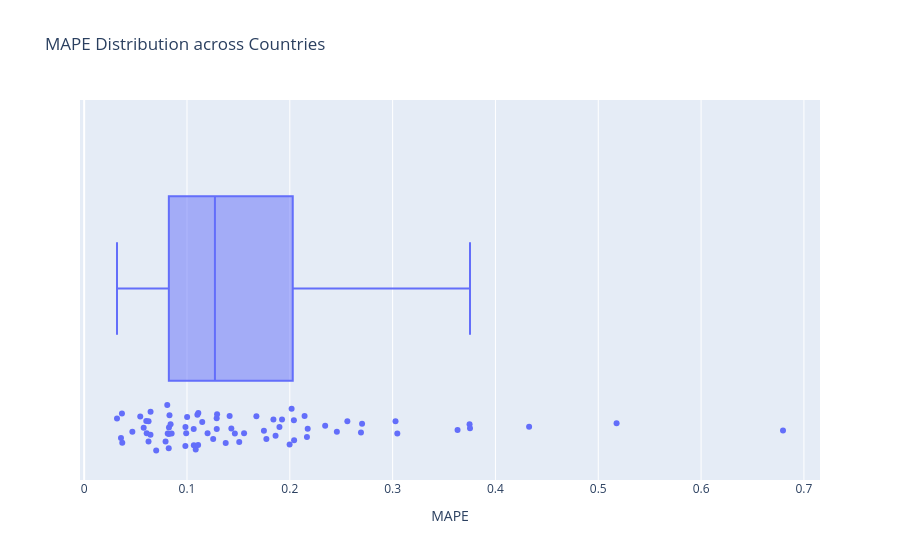

Here is the notebook cell this chart was saved with:
### Markdown cell above
Visualise the different MAPEs in a boxplot

### Code cell
fig = px.box(mape_per_country_df, x='MAPE', title='MAPE Distribution across Countries', points='all', hover_data=['COUNTRYOFRESIDENCE'])
fig.show()

### Figure 1 — Plotly figure (JSON) as saved in the notebook; plotly's stock layout.template omitted (floating-point values rounded to 4 significant figures)
{"data": [{"alignmentgroup": "True", "boxpoints": "all", "customdata": [["Argentina"], ["Australia"], ["Austria"], ["Bahrain"], ["Belarus"], ["Belgium"], ["Brazil"], ["Bulgaria"], ["Canada"], ["Chile"], ["China"], ["Croatia"], ["Cyprus"], ["Czechia"], ["Denmark"], ["Egypt"], ["Estonia"], ["Finland"], ["France"], ["Germany"], ["Greece"], ["Hong Kong"], ["Hungary"], ["Iceland"], ["India"], ["Indonesia"], ["Irland"], ["Israel"], ["Italy"], ["Japan"], ["Kuwait"], ["Latvia"], ["Liechtenstein"], ["Lithuania"], ["Luxembourg"], ["Malaysia"], ["Malta"], ["Mexico"], ["Netherlands"], ["New Zealand, Oceania"], ["Norway"], ["Oman"], ["Other African countries"], ["Other Central American countries"], ["Other European countries"], ["Other North African countries"], ["Other South American countries"], ["Other South-East Asian countries"], ["Other West Asian countries"], ["Philippines"], ["Poland"], ["Portugal"], ["Qatar"], ["Romania"], ["Russia"], ["Saudi Arabia"], ["Serbia"], ["Singapore"], ["Slovakia"], ["Slovenia"], ["South Africa"], ["South Korea"], ["Spain"], ["Sweden"], ["Switzerland"], ["Taiwan (Chinese Taipei)"], ["Thailand"], ["Turkey"], ["Ukraine"], ["United Arab Emirates"], ["United Kingdom"], ["United States"]], "hovertemplate": "MAPE=%{x}<br>COUNTRYOFRESIDENCE=%{customdata[0]}<extra></extra>", "legendgroup": "", "marker": {"color": "#636efa"}, "name": "", "notched": false, "offsetgroup": "", "orientation": "h", "showlegend": false, "type": "box", "x": [0.1289, 0.1377, 0.03674, 0.3752, 0.3748, 0.1555, 0.1924, 0.05789, 0.0645, 0.2174, 0.1998, 0.12, 0.2692, 0.08297, 0.09843, 0.111, 0.1101, 0.1289, 0.04685, 0.03705, 0.1148, 0.2144, 0.1108, 0.2703, 0.2344, 0.6797, 0.06038, 0.3046, 0.03579, 0.1841, 0.5178, 0.256, 0.0985, 0.2457, 0.08125, 0.2017, 0.1255, 0.07917, 0.1065, 0.1465, 0.08405, 0.2042, 0.1508, 0.1431, 0.1899, 0.1001, 0.1067, 0.09923, 0.204, 0.1675, 0.1293, 0.08224, 0.4327, 0.05453, 0.06456, 0.2167, 0.07005, 0.08503, 0.06259, 0.1085, 0.1748, 0.3028, 0.06262, 0.08246, 0.03193, 0.3631, 0.08081, 0.1861, 0.1772, 0.1415, 0.0608, 0.08244], "x0": " ", "xaxis": "x", "y0": " ", "yaxis": "y"}], "layout": {"boxmode": "group", "legend": {"tracegroupgap": 0}, "title": {"text": "MAPE Distribution across Countries"}, "xaxis": {"anchor": "y", "domain": [0, 1], "title": {"text": "MAPE"}}, "yaxis": {"anchor": "x", "domain": [0, 1]}}}
